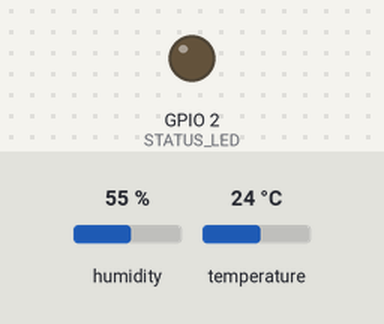
This sketch was run on a simulated ESP8266 (Wemos D1 mini). Shown: output pins drawn as LEDs (lit = HIGH). The inputs (shaded band) are chosen by the test bench; at power-on: humidity 55 %, temperature 24 °C. WiFi joins after 1.5 s; servers stay silent unless stated; no MQTT or app messages arrive unless stated; what the sketch prints to the serial monitor is not drawn.

Above: at 4.0 s.
At 9.0 s:
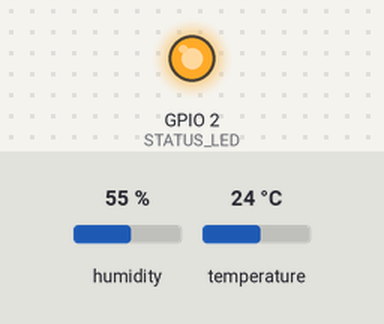
Timing chart, 0 to 14.6 s (numbered marks = the images above):
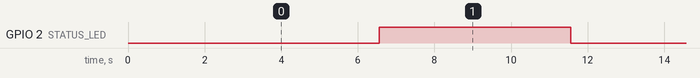

The sketch:

esp8266_bme280.ino
```cpp
#include <ESP8266WiFi.h>
#include <Wire.h>
#include <Adafruit_Sensor.h>
#include <Adafruit_BME280.h>
#include <MQTT.h>
#include "config.h"

// Board: LOLIN(WEMOS) D1 R2 & mini

static TwoWire I2CBME;
static Adafruit_BME280 Bme280;

static bool SensorDetected = false ;

// MQTT client instance
static MQTTClient MQclient;
static WiFiClient Net;

static const char *HATempDiscovery = "\
{\
	\"name\": \"Inside temperature\",\
	\"state_topic\": \"internal-climate/temperature\",\
	\"device_class\": \"temperature\",\
    \"unit_of_measurement\": \"°C\",\
	\"suggested_display_precision\": 1,\
	\"platform\": \"sensor\",\
	\"expire_after\": 60, \
    \"unique_id\": \"esp_internal_climate_temperature\" \
}" ;

static const char *HAHeatIndexDiscovery = "\
{\
	\"name\": \"Inside heat index\",\
	\"state_topic\": \"internal-climate/heatindex\",\
	\"device_class\": \"temperature\",\
    \"unit_of_measurement\": \"°C\",\
	\"suggested_display_precision\": 1,\
	\"platform\": \"sensor\",\
	\"expire_after\": 60, \
    \"unique_id\": \"esp_internal_climate_heatindex\" \
}" ;

static const char *HAHumidityDiscovery = "\
{\
	\"name\": \"Inside humidity\",\
	\"state_topic\": \"internal-climate/humidity\",\
	\"device_class\": \"humidity\",\
    \"unit_of_measurement\": \"%\",\
	\"suggested_display_precision\": 1,\
	\"platform\": \"sensor\",\
	\"expire_after\": 60, \
    \"unique_id\": \"esp_internal_climate_humidity\" \
}" ;

// lifted from AdaFruit's DHT library
/*!
 *  @brief  Converts Celcius to Fahrenheit
 *  @param  c
 *					value in Celcius
 *	@return float value in Fahrenheit
 */
static float convertCtoF(float c) { return c * 1.8 + 32; }

/*!
 *  @brief  Converts Fahrenheit to Celcius
 *  @param  f
 *					value in Fahrenheit
 *	@return float value in Celcius
 */
static float convertFtoC(float f) { return (f - 32) * 0.55555; }

/*!
 *  @brief  Compute Heat Index
 *  				Using both Rothfusz and Steadman's equations
 *					(http://www.wpc.ncep.noaa.gov/html/heatindex_equation.shtml)
 *  @param  temperature
 *          temperature in selected scale
 *  @param  percentHumidity
 *          humidity in percent
 *  @param  isFahrenheit
 * 					true if fahrenheit, false if celcius
 *	@return float heat index
 */
static float computeHeatIndex(float temperature, float percentHumidity)
{
  float hi;

  temperature = convertCtoF(temperature);

  hi = 0.5 * (temperature + 61.0 + ((temperature - 68.0) * 1.2) +
              (percentHumidity * 0.094));

  if (hi > 79) {
    hi = -42.379 + 2.04901523 * temperature + 10.14333127 * percentHumidity +
         -0.22475541 * temperature * percentHumidity +
         -0.00683783 * pow(temperature, 2) +
         -0.05481717 * pow(percentHumidity, 2) +
         0.00122874 * pow(temperature, 2) * percentHumidity +
         0.00085282 * temperature * pow(percentHumidity, 2) +
         -0.00000199 * pow(temperature, 2) * pow(percentHumidity, 2);

    if ((percentHumidity < 13) && (temperature >= 80.0) &&
        (temperature <= 112.0))
      hi -= ((13.0 - percentHumidity) * 0.25) *
            sqrt((17.0 - abs(temperature - 95.0)) * 0.05882);

    else if ((percentHumidity > 85.0) && (temperature >= 80.0) &&
             (temperature <= 87.0))
      hi += ((percentHumidity - 85.0) * 0.1) * ((87.0 - temperature) * 0.2);
  }

  return convertFtoC(hi);
}

static void BrokerConnect(void)
{
  // connect to MQTT broker
  Serial.println("Connecting to broker");
  MQclient.begin(MQTT_BROKER,Net) ;
  while(!MQclient.connect("house-climate-pub"))
  {
    delay(500);
    Serial.print(F("."));
  }
}

void setup()
{
  IPAddress LocalIp ;

  Serial.begin(115200);

  Serial.println("Connecting to WiFi");
  WiFi.mode(WIFI_STA);
  WiFi.begin(SSID1, PWD1);
  while (WiFi.status() != WL_CONNECTED)
  {
    delay(500);
    Serial.print(F("."));
  }
  LocalIp = WiFi.localIP();
  Serial.println(F("WiFi connected"));
  Serial.println(LocalIp);

  // configure the sensor
  I2CBME.begin(I2C_SDA, I2C_SCL, 100000);
  SensorDetected = Bme280.begin(IC2_SENSOR_ADDR,&I2CBME) ;

  if ( SensorDetected )
  {
    // connect to MQTT broker
    BrokerConnect() ;

    // publish HA auto-discovery topics for the sensor
    MQclient.publish("homeassistant/sensor/internal-climate/temperature/config",HATempDiscovery,true,0) ;
    MQclient.publish("homeassistant/sensor/internal-climate/heatindex/config",HAHeatIndexDiscovery,true,0) ;
    MQclient.publish("homeassistant/sensor/internal-climate/humidity/config",HAHumidityDiscovery,true,0) ;

    Serial.println("Setup done");

    pinMode(STATUS_LED, OUTPUT);
    digitalWrite(STATUS_LED, LOW);
  }
  else
    Serial.println("Failed to detect sensor");
}

void loop()
{
  // Wait a few seconds between measurements.
  delay(5000);

  if ( !SensorDetected )
    return ;

  // check wifi still connected
  if (WiFi.status() != WL_CONNECTED)
  {
    Serial.println("Lost Wifi connection, attempting reconnect");
    MQclient.disconnect() ;
    WiFi.disconnect();
    WiFi.reconnect();
    while (WiFi.status() != WL_CONNECTED)
    {
      delay(500);
      Serial.print(F("."));
    }
  }

  float Humidity = Bme280.readHumidity();
  // Read temperature as Celsius (the default)
  float Temperature = Bme280.readTemperature();

  // can sometimes read stupid values so attempt to recover
  // by resetting the device
  if ( Temperature > 70 )
  {
    Serial.println("Detected stupid reading, attempting re-init to recover") ;
    Bme280.init() ;
    SensorDetected = Bme280.begin(IC2_SENSOR_ADDR,&I2CBME) ;
    if ( !SensorDetected )
    {
      Serial.println("Failed to detect sensor after reset, resetting board") ;
      ESP.restart() ;
    }
    return ;
  }

  // Compute heat index in Celsius
  float HeatIndex = computeHeatIndex(Temperature, Humidity);

  Serial.printf("Temp: %f\n",Temperature);
  Serial.printf("Humidity: %f\n",Humidity);
  Serial.printf("Heat Index: %f\n",HeatIndex);

  // publish data
  if ( !MQclient.connected())
  {
    Serial.println("Lost connection to broker, re-connecting") ;
    BrokerConnect() ;
  }

  String TempBuf(Temperature) ;
  String HumidityBuf(Humidity) ;
  String HeatIndexBuf(HeatIndex) ;

  // publish to MQTT broker
  bool Success = MQclient.publish("internal-climate/temperature",TempBuf,false,1) ;
  Success&=MQclient.publish("internal-climate/humidity",HumidityBuf,false,1) ;
  Success&=MQclient.publish("internal-climate/heatindex",HeatIndexBuf,false,1) ;
  if ( Success )
  {
    // toggle status LED on successful update
    if ( digitalRead(STATUS_LED)==LOW)
         digitalWrite(STATUS_LED, HIGH);
    else
      digitalWrite(STATUS_LED, LOW);
  }
  else
  {
    // force a reconnect next time round
    MQclient.disconnect() ;
    Serial.println("Failed to publish one or messages") ;
  }
}
```

config.h
```cpp
#ifndef CONFIG_H

#define CONFIG_H

// wifi settings
#define SSID1 "your-wifi-ssid"
#define PWD1 "your-wifi-password"

// MQTT broker
#define MQTT_BROKER "monolith.onasticksoftware.net"

// I2C pins for the sensor
#define I2C_SCL 14  // D5
#define I2C_SDA 12  // D6

// I2C device addr
#define IC2_SENSOR_ADDR 0x76

// status LED pin
#define STATUS_LED 2

#endif
```

Measured:
- by itself, GPIO 2 (STATUS_LED): alternates HIGH for 5.0 s and LOW for 5.0 s
